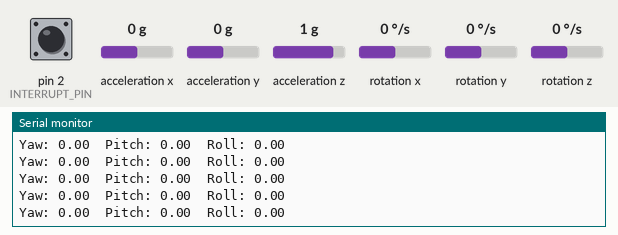
This program was run on a simulated Arduino Nano, built with avr-gcc and run on an emulated ATmega328P. Shown: the last lines printed to the serial monitor. Inputs (shaded band) come from the test bench; at power-on: acceleration x 0 g, acceleration y 0 g, acceleration z 1 g, rotation z 0 °/s, pin 2 (INTERRUPT_PIN) LOW, rotation x 0 °/s, rotation y 0 °/s. The sensor or clock chip raises its interrupt line as the real part does.

Above: at 1.8 s.
1.9 s: acceleration x set to -1.4 g
At 2.6 s:
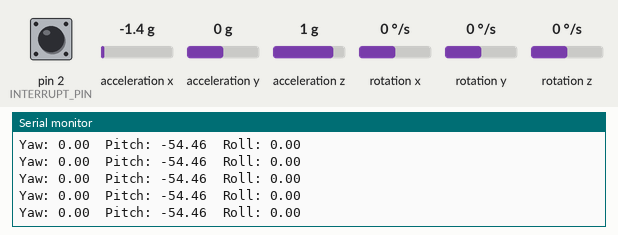
4.9 s: acceleration y set to -1.4 g
At 5.05 s:
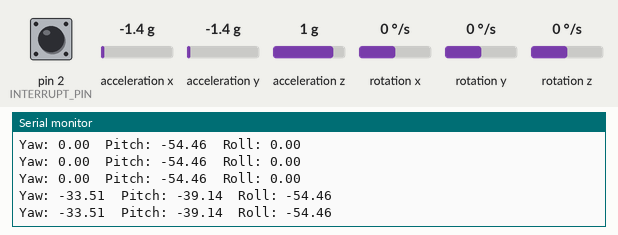
7.9 s: acceleration z set to -1.4 g
At 7.92 s:
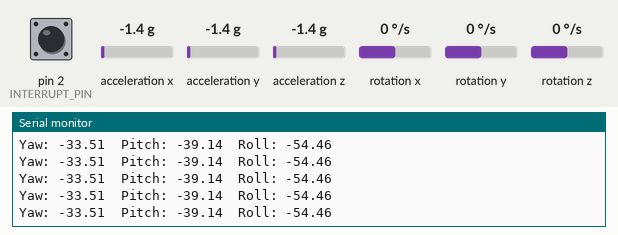
10.9 s: rotation z set to -192 °/s
At 10.9 s:
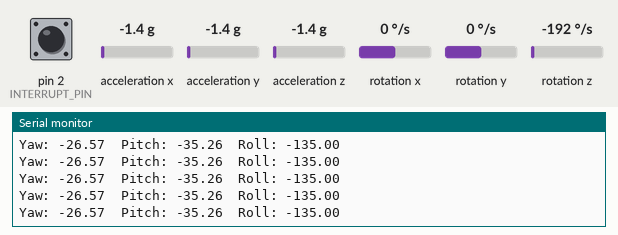
13.9 s: acceleration x set to 0 g
At 13.93 s:
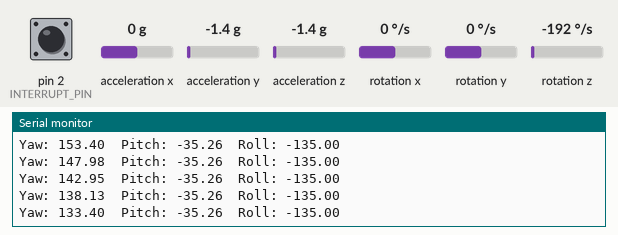
16.9 s: acceleration y set to -0.8 g
At 16.92 s:
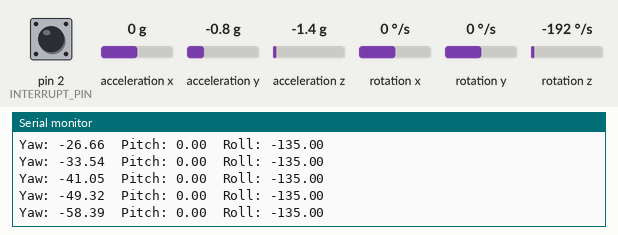
Timing chart, 0 to 19.9 s (numbered marks = the images above; inputs shaded):
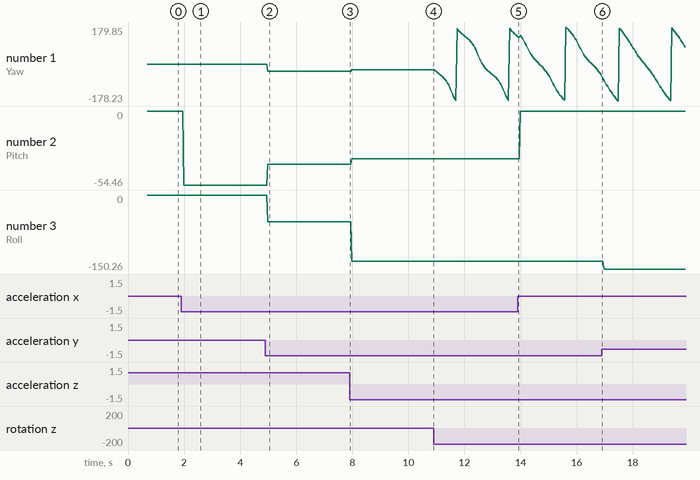

The program:

main.cpp
```cpp
#include <Arduino.h>
#include "Wire.h"
#include "I2Cdev.h"
#include "MPU6050_6Axis_MotionApps20.h"

MPU6050 mpu(0x68);

#define INTERRUPT_PIN 2

// MPU control/status vars
bool dmpReady = false;          // set true if DMP init was successful
uint8_t mpuIntStatus;           // holds actual interrupt status byte from MPU
uint8_t dmpInitializeStatus;    // return status after each device operation (0 = success, !0 = error)
uint16_t packetSize;            // expected DMP packet size (default is 42 bytes)
uint16_t fifoCount;             // count of all bytes currently in FIFO
uint8_t fifoBuffer[64];         // FIFO storage buffer

// orientation/motion vars
Quaternion quaternionContainer; // quaternion container
VectorFloat gravity;            // gravity vector
float ypr[3];                   // yaw/pitch/roll container and gravity vector

int32_t temperature;

volatile bool mpuInterrupt = false; // indicates whether MPU interrupt pin has gone high
void dmpDataReady() {
    mpuInterrupt = true;
}

void setup() {
    Wire.begin();
    Wire.setClock(400000);  // 400kHz I2C clock.

    Serial.begin(9600);

    // initialize device
    Serial.println(F("Initializing I2C devices..."));
    mpu.initialize();
    pinMode(INTERRUPT_PIN, INPUT);

    // verify connection
    Serial.println(F("Testing device connections..."));
    Serial.println(mpu.testConnection() ? F("MPU6050 connection successful") : F("MPU6050 connection failed"));

    // load and configure the DMP
    Serial.println(F("Initializing DMP..."));
    dmpInitializeStatus = mpu.dmpInitialize();

    // make sure it worked (returns 0 if so)
    if (dmpInitializeStatus == 0) {
        // Calibration Time: generate offsets and calibrate our MPU6050
        mpu.CalibrateAccel(6);
        mpu.CalibrateGyro(6);
        mpu.PrintActiveOffsets();
        // turn on the DMP, now that it's ready
        Serial.println(F("Enabling DMP..."));
        mpu.setDMPEnabled(true);

        // enable Arduino interrupt detection
        Serial.print(F("Enabling interrupt detection (Arduino external interrupt "));
        Serial.print(digitalPinToInterrupt(INTERRUPT_PIN));
        Serial.println(F(")..."));
        attachInterrupt(digitalPinToInterrupt(INTERRUPT_PIN), dmpDataReady, RISING);
        mpuIntStatus = mpu.getIntStatus();

        // set our DMP Ready flag so the main loop() function knows it's okay to use it
        Serial.println(F("DMP ready! Waiting for first interrupt..."));
        dmpReady = true;

        // get expected DMP packet size for later comparison
        packetSize = mpu.dmpGetFIFOPacketSize();
    } else {
        // ERROR!
        // 1 = initial memory load failed
        // 2 = DMP configuration updates failed
        // (if it's going to break, usually the code will be 1)
        Serial.print(F("DMP Initialization failed (code "));
        Serial.print(dmpInitializeStatus);
        Serial.println(F(")"));
    }
}

void loop() {
    // if programming failed, don't try to do anything
    if (!dmpReady) return;

    // wait for MPU interrupt or extra packet(s) available
    while (!mpuInterrupt && fifoCount < packetSize) {
        if (mpuInterrupt && fifoCount < packetSize) {
          // try to get out of the infinite loop
          fifoCount = mpu.getFIFOCount();
        }
    }

    // reset interrupt flag and get INT_STATUS byte
    mpuInterrupt = false;
    mpuIntStatus = mpu.getIntStatus();

    // get current FIFO count
    fifoCount = mpu.getFIFOCount();
	if(fifoCount < packetSize){
        //Lets go back and wait for another interrupt.
        // We shouldn't be here, we got an interrupt from another event
        // This is blocking so don't do it while (fifoCount < packetSize) fifoCount = mpu.getFIFOCount();
	}
    // check for overflow (this should never happen unless our code is too inefficient)
    else if ((mpuIntStatus & _BV(MPU6050_INTERRUPT_FIFO_OFLOW_BIT)) || fifoCount >= 1024) {
        // reset so we can continue cleanly
        mpu.resetFIFO();
        Serial.println(F("FIFO overflow!"));

    // otherwise, check for DMP data ready interrupt (this should happen frequently)
    } else if (mpuIntStatus & _BV(MPU6050_INTERRUPT_DMP_INT_BIT)) {

        // read a packet from FIFO
        while(fifoCount >= packetSize){ // Lets catch up to NOW, someone is using the dreaded delay()!
            mpu.getFIFOBytes(fifoBuffer, packetSize);
            // track FIFO count here in case there is > 1 packet available
            // (this lets us immediately read more without waiting for an interrupt)
            fifoCount -= packetSize;
        }

        // display Euler angles in degrees
        mpu.dmpGetQuaternion(&quaternionContainer, fifoBuffer);
        mpu.dmpGetGravity(&gravity, &quaternionContainer);
        mpu.dmpGetYawPitchRoll(ypr, &quaternionContainer, &gravity);

        Serial.print("Yaw: ");
        Serial.print(ypr[0] * 180/M_PI);
        Serial.print("\tPitch: ");
        Serial.print(ypr[1] * 180/M_PI);
        Serial.print("\tRoll: ");
        Serial.println(ypr[2] * 180/M_PI);
    }
}
```

Measured:
- after the input at 1.9 s, the serial monitor: prints a new line after 0.09 s (image 1)
- after the input at 4.9 s, the serial monitor: prints a new line after 0.08 s (image 2)
- plotted number 1: 0 → -33.51 after the input at 4.9 s, -33.51 → -26.57 after the input at 7.9 s, -26.57 → 138.13 after the input at 10.9 s
- plotted number 2: 0 → -54.46 after the input at 1.9 s, -54.46 → -39.14 after the input at 4.9 s, -39.14 → -35.26 after the input at 7.9 s
- plotted number 3: -54.46 → -135 after the input at 7.9 s
